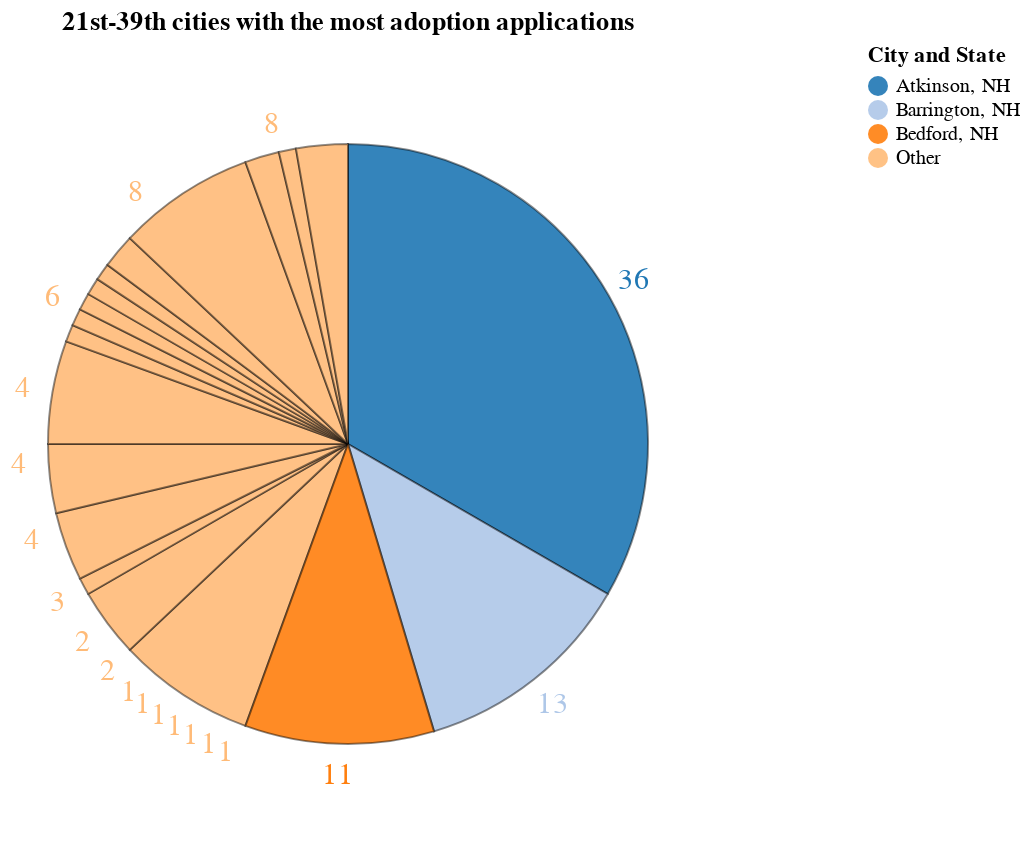

Notebook cell for this chart:
### Code cell
alt_pie_chart(city_counts[20:39], "City and State", "Applications", "21st-39th cities with the most adoption applications")

### Figure 1 — Vega-Lite specification as saved in the notebook (floating-point values rounded to 4 significant figures)
{"config": {"view": {"continuousWidth": 300, "continuousHeight": 300}, "legend": {"offset": 250, "orient": "right", "symbolStrokeWidth": 0}}, "layer": [{"mark": {"type": "text", "radius": 165, "size": 15}, "encoding": {"color": {"field": "City and State", "scale": {"scheme": "category20"}, "type": "nominal"}, "text": {"field": "Applications", "type": "quantitative"}, "theta": {"field": "Applications", "stack": true, "type": "quantitative"}}, "title": "21st-39th cities with the most adoption applications"}, {"mark": {"type": "arc", "opacity": 0.9, "outerRadius": 150, "stroke": "black", "strokeOpacity": 0.5}, "encoding": {"color": {"field": "City and State", "scale": {"scheme": "category20"}, "type": "nominal"}, "theta": {"field": "Applications", "stack": true, "type": "quantitative"}}, "title": "21st-39th cities with the most adoption applications"}], "data": {"name": "data-02578f0f0cb02f711e0d35a86c1424fd"}, "height": 400, "$schema": "https://vega.github.io/schema/vega-lite/v5.20.1.json", "datasets": {"data-02578f0f0cb02f711e0d35a86c1424fd": [{"City and State": "Atkinson, NH", "State": "NH", "Applications": 36}, {"City and State": "Other", "State": "MA", "Applications": 8}, {"City and State": "Other", "State": "MA", "Applications": 4}, {"City and State": "Other", "State": "ME", "Applications": 1}, {"City and State": "Other", "State": "NH", "Applications": 4}, {"City and State": "Other", "State": "MA", "Applications": 4}, {"City and State": "Other", "State": "MA", "Applications": 6}, {"City and State": "Other", "State": "MA", "Applications": 1}, {"City and State": "Other", "State": "MA", "Applications": 1}, {"City and State": "Other", "State": "MD", "Applications": 1}, {"City and State": "Other", "State": "ME", "Applications": 1}, {"City and State": "Other", "State": "MA", "Applications": 1}, {"City and State": "Barrington, NH", "State": "NH", "Applications": 13}, {"City and State": "Other", "State": "RI", "Applications": 2}, {"City and State": "Other", "State": "MA", "Applications": 8}, {"City and State": "Bedford, NH", "State": "NH", "Applications": 11}, {"City and State": "Other", "State": "MA", "Applications": 2}, {"City and State": "Other", "State": "ME", "Applications": 1}, {"City and State": "Other", "State": "MA", "Applications": 3}]}}
